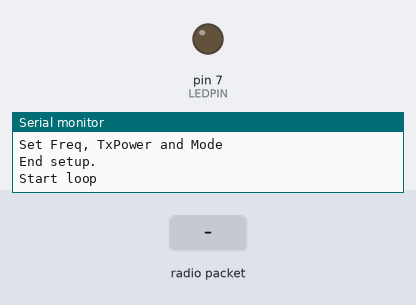
Bench run of a sketch on a simulated Arduino Uno, built with avr-gcc and run on an emulated ATmega328P. Parts: output pins drawn as LEDs (lit = HIGH), the last lines printed to the serial monitor. The inputs (shaded band) are chosen by the test bench. No radio packets arrive unless stated.

Above: at 1.2 s.
1.3 s: radio packet "1" arrives
At 1.43 s:
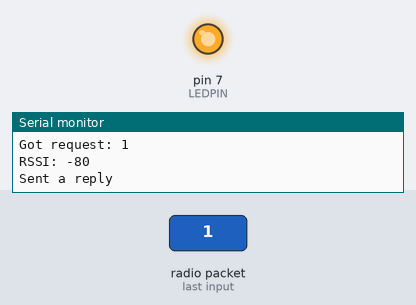
Timing chart, 0 to 4.3 s (numbered marks = the images above; inputs shaded):
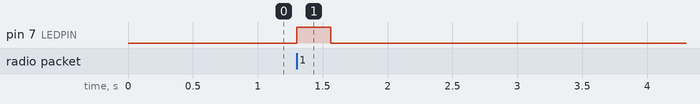

The sketch:

LoRa-Test2_server.ino
```cpp
// LoRa-Test2_server

// Example sketch showing how to create a simple messaging server
// Creative Commons BY SA licence. Author T. Gillett

// Based on RadioHead library class RH_RF95 (rf95)
// Ref: http://www.airspayce.com/mikem/arduino/RadioHead/

// The RH_RF95 class does not provide for addressing or reliability,
// so you should only use RH_RF95 if you do not need the higher
// level messaging abilities.

// This example is designed to run on an Arduino board such at the UNO,
// fitted with a LoRa shield such as the Dragino devices:
//    Ref: http://www.dragino.com/products/lora/item/102-lora-shield.html
//         http://www.dragino.com/products/lora/item/108-lora-gps-shield.html

//There is no special configuration required.
// An LED may be fitted to the nominated I/O pin to indicate operation.

// This server device will respond to requests from similar LoRa
// devices running the rf_client sketch.

// Communication between the Arduino and LoRa chip utilises the SPI bus.

// The serial port outputs messages showing the startup process and
// the details of individual client requests. The LED will be turned ON
// when a request is received and OFF when the response has been sent.

/*******************************/

// Define modem configurations
// Bw = 125 kHz, Cr = 4/5, Sf = 128chips/symbol, CRC on. Default medium range
#define MODE1 rf95.Bw125Cr45Sf128
// Bw = 500 kHz, Cr = 4/5, Sf = 128chips/symbol, CRC on. Fast+short range
#define MODE2 rf95.Bw500Cr45Sf128);
// Bw = 31.25 kHz, Cr = 4/8, Sf = 512chips/symbol, CRC on. Slow+long range
#define MODE3 (rf95.Bw31_25Cr48Sf512);

#define MODE       MODE1   // Set modem configuration.
#define FREQUENCY  915.0   // Frequency in MHz
#define TXPOWER    23      // Set to 5 - 23 dBm

#define LEDPIN 7 // Connect the LED to this I/O pin with a resistor to Gnd.

#include <SPI.h>
#include <RH_RF95.h>

// Create a singleton instance of the radio driver
RH_RF95 rf95;

int led = LEDPIN; // Connect the LED to this I/O pin with a resistor to Gnd.

void setup()
{
  pinMode(led, OUTPUT);
  Serial.begin(9600);

  // Wait for serial port
  while (!Serial) {
     delay(100);
  }

  Serial.println("LoRa-Test2_server.\n");

  Serial.println("Start Server setup.");

  if (!rf95.init())           // Initialise the LoRa chip
  {
    Serial.println("Init rf95 failed");
  }
  else
  {
    Serial.println("Init rf95 success");
    Serial.println("Set Freq, TxPower and Mode");
    rf95.setFrequency(FREQUENCY);
    rf95.setTxPower(TXPOWER, false);
		rf95.setModemConfig(MODE);

    //rf95.printRegisters();

    Serial.println("End setup.\nStart loop\n");
  }
}

void loop()
{
  if (rf95.available())                     // Wait for a request
  {
    // Should be a message for us now
    uint8_t buf[RH_RF95_MAX_MESSAGE_LEN];
    uint8_t len = sizeof(buf);
    if (rf95.recv(buf, &len))
    {
      digitalWrite(led, HIGH);          // Turn LED on

//    RH_RF95::printBuffer("Request: ", buf, len);  // Print rx buffer

      Serial.print("\nGot request: ");
      Serial.println((char*)buf);      // Output the request message string
      Serial.print("RSSI: ");
      Serial.println(rf95.lastRssi(), DEC); // Output the signal strength

      // Send a reply
      uint8_t data[] = "Response from server"; // Send this response string
      rf95.send(data, sizeof(data));
      rf95.waitPacketSent();
      Serial.println("Sent a reply");
      delay(200);                      // Keep the LED on for a period
      digitalWrite(led, LOW);          //Turn LED off
    }
    else
    {
      Serial.println("Recv failed");
    }
  }
}
```

Measured:
- after the input at 1.3 s, pin 7 (LEDPIN): LOW → HIGH at once, → LOW 0.26 s later
